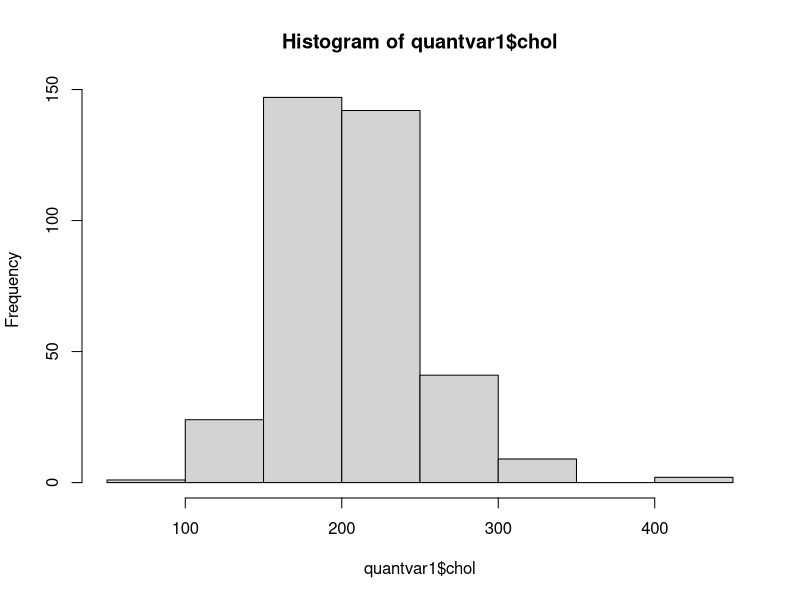
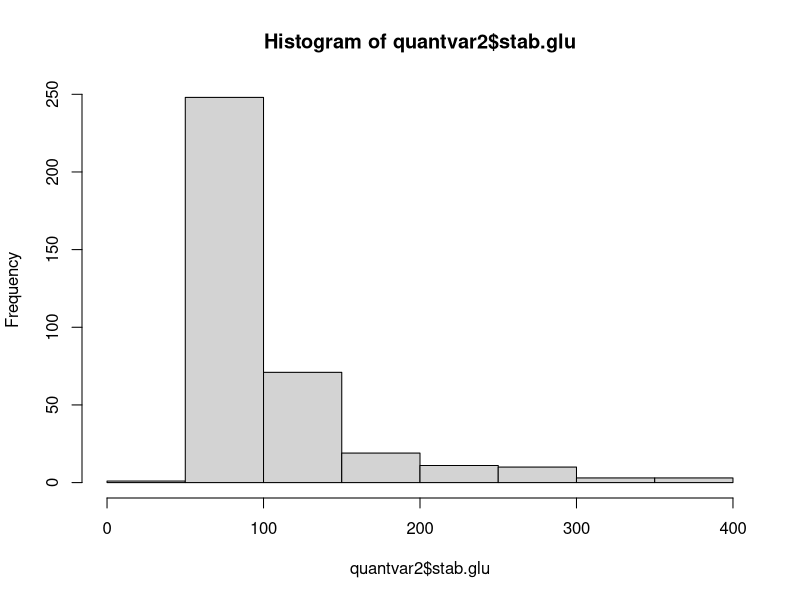
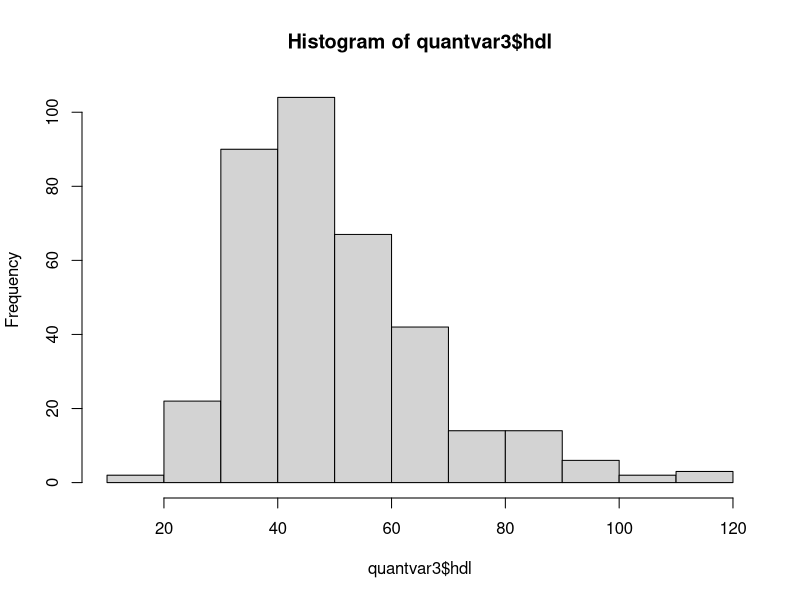
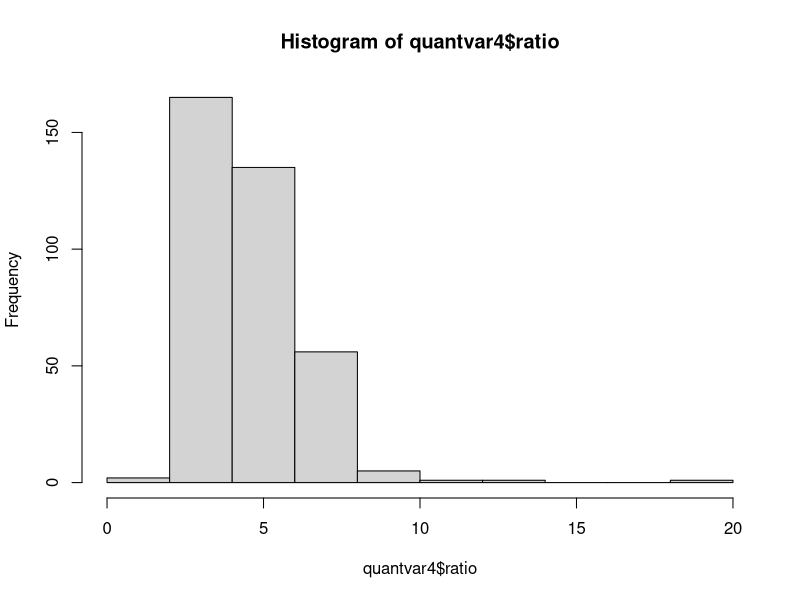
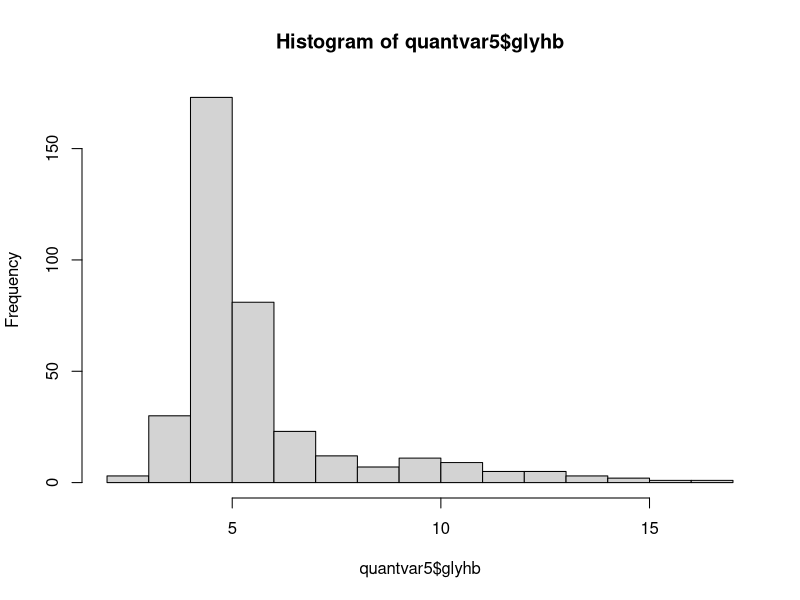
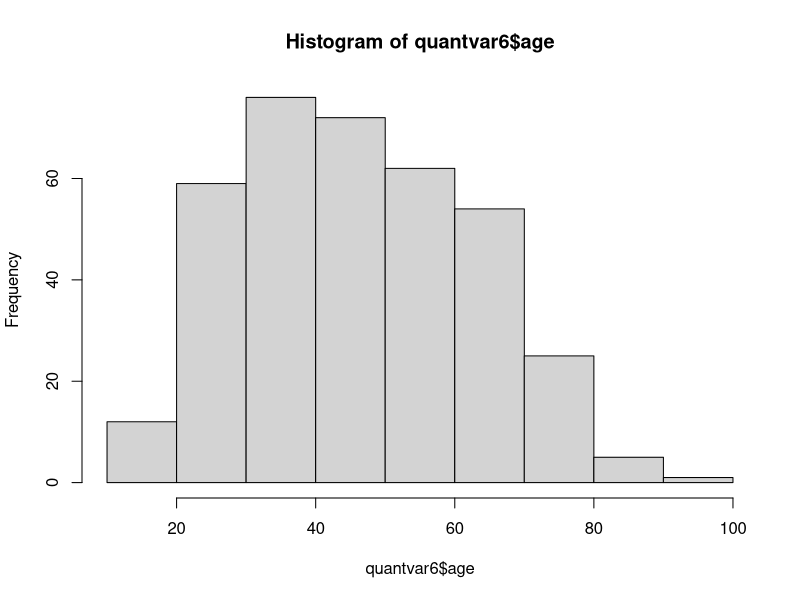
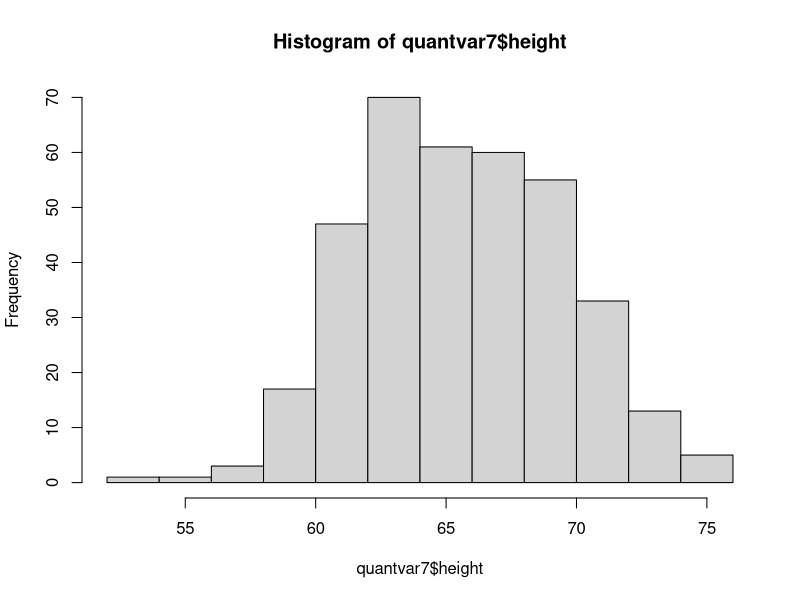
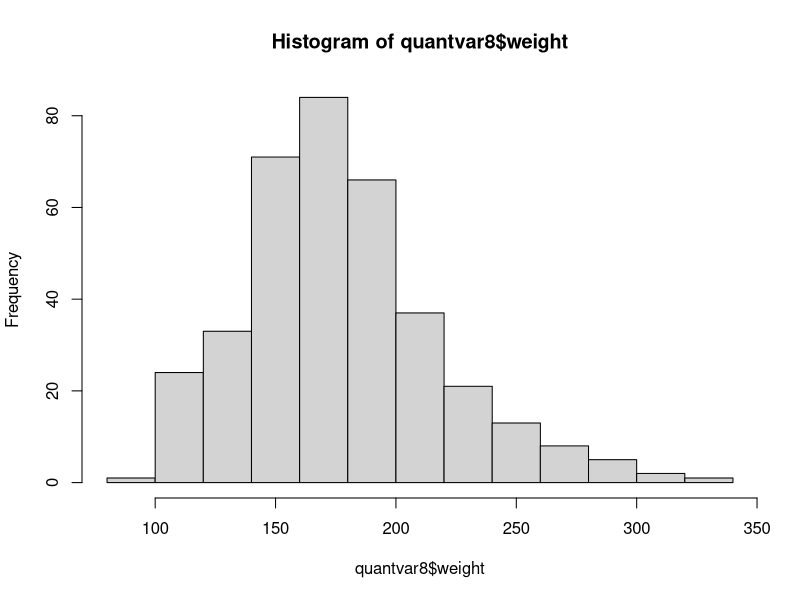

Generate these figures, in order, with R: (Note: this script raises an error after producing the figures.)
## ---- chunk 1
#Set the working directory
setwd("C:/Users/jyqq9/Desktop/STA 108/Project 2")

#Read in the data from the text file
mydata = read.table("diabetes.txt", header=T)

#Examine the data
head(mydata)
dim(mydata)

#1
#The quantiative variables are chol, stab.glu, hdl, ratio, glyhb, age, height, weight,
#bp.1s, bp.1d, waist, hip, time.ppn. The qualitative variables are location, gender, and frame.

#histogram for each quantiative variable
#chol's distribution
quantvar1 = subset(mydata, select = c(chol))
hist(quantvar1$chol)

#stab.glu's distribution
quantvar2 = subset(mydata, select = c(stab.glu))
hist(quantvar2$stab.glu)

#hdl's distribution
quantvar3 = subset(mydata, select = c(hdl))
hist(quantvar3$hdl)

#ratio's distribution
quantvar4 = subset(mydata, select = c(ratio))
hist(quantvar4$ratio)

#glyhb's distribution
quantvar5 = subset(mydata, select = c(glyhb))
hist(quantvar5$glyhb)

#age's distribution
quantvar6 = subset(mydata, select = c(age))
hist(quantvar6$age)

#height's distribution
quantvar7 = subset(mydata, select = c(height))
hist(quantvar7$height)

#weight's distribution
quantvar8 = subset(mydata, select = c(weight))
hist(quantvar8$weight)

#bp.1s' distribution
quantvar9 = subset(mydata, select = c(bp.1s))
hist(quantvar9$bp.1s)

#bp.1d's distribution
quantvar10 = subset(mydata, select = c(bp.1d))
hist(quantvar10$bp.1d)

#waist's distribution
quantvar11 = subset(mydata, select = c(waist))
hist(quantvar11$waist)

#hip's distribution
quantvar12 = subset(mydata, select = c(hip))
hist(quantvar12$hip)

#time.ppn's distribution
quantvar13 = subset(mydata, select = c(time.ppn))
hist(quantvar13$time.ppn)

#pie chart for each qualitative variable
#Load MASS package for the table function
library(MASS)

#location's distribution
qualvar1 = subset(mydata, select = c(location))
location = qualvar1$location
location.pie = table(location)
pie(location.pie)

#gender's distribution
qualvar2 = subset(mydata, select = c(gender))
gender = qualvar2$gender
gender.pie = table(gender)
pie(gender.pie)

#frame's distribution
qualvar3 = subset(mydata, select = c(frame))
frame = qualvar3$frame
frame.pie = table(frame)
pie(frame.pie)

#draw a scatterplot matrix and obtain the pairwise correlation matrix for all
#quantiative variables in the data
quantvarmatrix = mydata[c(1:5,7,9:10,12:16)]
pairs(quantvarmatrix)

#2
#regress glybh on all predictor variables
Model1 = lm(glyhb~.,data=mydata)
plot(Model1)

#3
library(MASS)
boxcox(mydata$glyhb~.,data=mydata)
Model2 = lm(1/mydata$glyhb~., data=mydata)
plot(Model2)
boxcox(Model2)

#4
set.seed(10) #set seed for random number generator
            #so everyone gets the same split of the data.
N=nrow(mydata) #number of observations in the data 
index=sample(1:N, size=N/2, replace=FALSE) #randomly sample 
                #N/2 observation to form the training data.
data.t=mydata[index,] #get the training data set
data.v=mydata[-index,] #the remaining N/2 observations form the validation set

#5
Model3 = lm(1/data.t$glyhb~., data=data.t)
summary(Model3)
length(Model3$coefficients) #of regression coefficients
summary(Model3)$sigma^2 #MSE from this model

#6
library(leaps)
best = regsubsets(1/data.t$glyhb~., data=data.t, nbest=1, nvmax=16)
sum_sub=summary(best)
sum_sub$which
n=nrow(data.t)
n
p.m=2:17
sse=sum_sub$rss
sse
aic=n*log(sse)+2*p.m-n*log(n)
aic
bic=n*log(sse)+log(n)*p.m-n*log(n)
bic
res_sub=cbind(sum_sub$which,sse,sum_sub$rsq,sum_sub$adjr2,sum_sub$cp,aic, bic)
fit0=lm(1/data.t$glyhb~1,data=data.t) # fit the model with only intercept
sse1=sum(fit0$residuals^2)
p=1
c1=sse1/0.001384-(n-2*p)
aic1=n*log(sse1)+2*p-n*log(n)
bic1=n*log(sse1)+log(n)*p-n*log(n)
none=c(1,rep(0,16),sse1,0,0,c1,aic1,bic1)
res_sub=rbind(none,res_sub) # combine the results with other models
colnames(res_sub)=c(colnames(sum_sub$which),"sse", "R^2", "R^2_a", "Cp", "aic", "bic")
res_sub

#Model 3.1, 3.2, 3.3
#Create qualitative variable framesmall
is.factor(data.t[,11]) #TRUE
summary(data.t$frame)
small.index=which(data.t$frame=="small")
small.index #observations of frame = small
#data.t[1:11]
n=dim(data.t)[1]
X11s=rep(0,n)
X11s[small.index]=1 #small = 1, rest are 0

Model3.1=lm(1/data.t$glyhb ~ stab.glu + ratio + age + X11s + waist,data=data.t) #AIC selected
Model3.2=lm(1/data.t$glyhb~.,data=data.t[c(2,7,14)]) #BIC selected
Model3.3=lm(1/data.t$glyhb~ stab.glu + ratio + age + X11s + waist + time.ppn,data=data.t) #AdjR^2 selected

#7
Model4=lm(1/data.t$glyhb~.^2,data=data.t)
length(Model4$coefficients) #136
summary(Model4)$sigma^2 #0.001036088

#8
#fit0=lm(1/mydata$glyhb~1,data=mydata)
fit0=lm(1/data.t$glyhb~1,data=data.t)
fs1=stepAIC(fit0,scope=list(upper=Model4,lower=~1),direction="both",k=2)
# Step:  AIC=-1205.14
# 1/data.t$glyhb ~ stab.glu + age + waist + ratio + stab.glu:ratio + 
#   age:ratio
sse.fs1=sum(fs1$residuals^2)
p.fs1=length(fs1$coefficients)

#9
fs2=stepAIC(Model3,scope=list(upper=Model4,lower=~1),direction="both",k=2)
# Step:  AIC=-1230.61
# 1/data.t$glyhb ~ chol + stab.glu + hdl + ratio + age + gender + 
#   height + weight + bp.1s + bp.1d + waist + hip + time.ppn + 
#   stab.glu:gender + hdl:ratio + age:bp.1d + weight:bp.1s + 
#   age:hip + hip:time.ppn + gender:height + stab.glu:bp.1s + 
#   stab.glu:time.ppn + stab.glu:waist + age:waist + chol:time.ppn + 
#   hdl:weight + bp.1d:waist + weight:hip

#10
n = nrow(data.t)
bic.fs1=n*log(sse.fs1)+p.fs1*log(n)-n*log(n)
bic.fs1 #-1182.677
sse.fs2=sum(fs2$residuals^2)
p.fs2=length(fs2$coefficients)
bic.fs2=n*log(sse.fs2)+p.fs2*log(n)-n*log(n)
bic.fs2 #-1137.536

#set Models 4.1 and 4.2
Model4.1 = fs2
Model4.2 = fs1

#11
PRESSModel3.1 = sum(Model3.1$residuals^2/(1-influence(Model3.1)$hat)^2)
PRESSModel3.2 = sum(Model3.2$residuals^2/(1-influence(Model3.2)$hat)^2)
PRESSModel3.3 = sum(Model3.3$residuals^2/(1-influence(Model3.3)$hat)^2)
PRESSModel4.1 = sum(Model4.1$residuals^2/(1-influence(Model4.1)$hat)^2)
PRESSModel4.2 = sum(Model4.2$residuals^2/(1-influence(Model4.2)$hat)^2)
PRESSModel3.1 #0.252777
PRESSModel3.2 #0.2539834
PRESSModel3.3 #0.252575
PRESSModel4.1 #0.2171946
PRESSModel4.2 #0.2534834

#12
Yhat.3.1 = predict(Model3.1, newdata=data.v)
Y.3.1 = 1/data.v[,5]
m = nrow(data.v)
MSPR.3.1 = sum((Yhat.3.1-Y.3.1)^2)/m
MSPR.3.1 #0.001368448
Yhat.3.2 = predict(Model3.2, newdata=data.v)
Y.3.2 = 1/data.v[,5]
MSPR.3.2 = sum((Yhat.3.2-Y.3.2)^2)/m
MSPR.3.2 #0.001377312
Yhat.3.3 = predict(Model3.3, newdata=data.v)
Y.3.3 = 1/data.v[,5]
MSPR.3.3 = sum((Yhat.3.3-Y.3.3)^2)/m
MSPR.3.3 #0.00134099
Yhat.4.1 = predict(Model4.1, newdata=data.v)
Y.4.1 = 1/data.v[,5]
MSPR.4.1 = sum((Yhat.4.1-Y.4.1)^2)/m
MSPR.4.1 #0.001797609
Yhat.4.2 = predict(Model4.2, newdata=data.v)
Y.4.2 = 1/data.v[,5]
MSPR.4.2 = sum((Yhat.4.2-Y.4.2)^2)/m
MSPR.4.2 #0.00152642
m = nrow(data.t)
PRESSModel3.1/m #0.001381295
PRESSModel3.2/m #0.001387887
PRESSModel3.3/m #0.001380191
PRESSModel4.1/m #0.001186856
PRESSModel4.2/m #0.001385155

#13
#Re-create qualitative variable framesmall with 'mydata'
is.factor(mydata[,11]) #TRUE
summary(mydata$frame)
small.index2=which(mydata$frame=="small")
small.index2 #observations of frame = small
#data.t[1:11]
n=dim(mydata)[1]
X11s2=rep(0,n)
X11s2[small.index2]=1 #small = 1, rest are 0
#Create Model 5
Model5 = lm(1/mydata$glyhb ~ stab.glu + ratio + age + X11s2 + waist + time.ppn, data=mydata)
summary(Model5)
anova(Model5)
